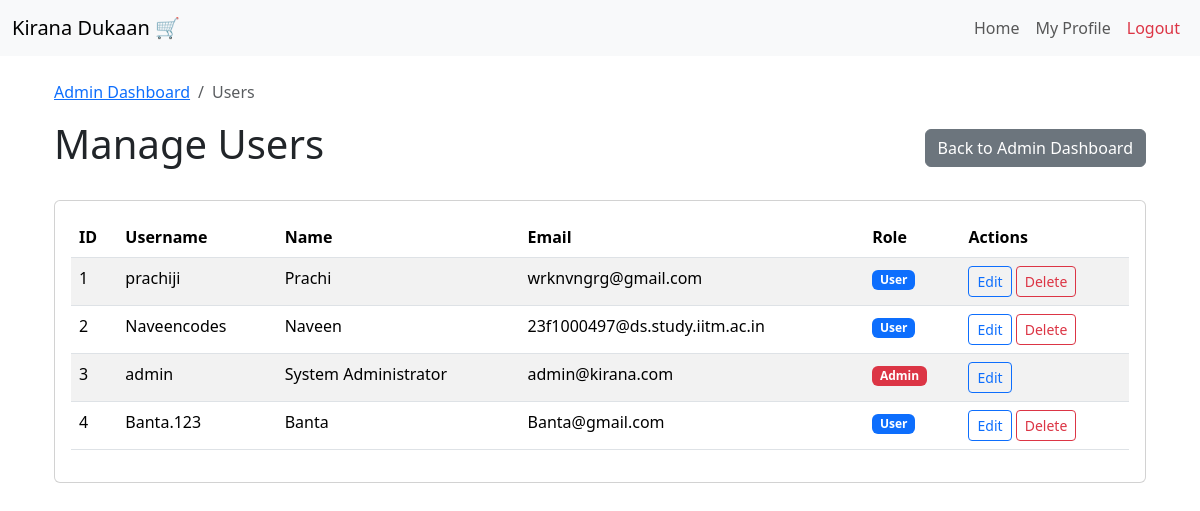
Before: /admin/users (signed in) with the older database file.
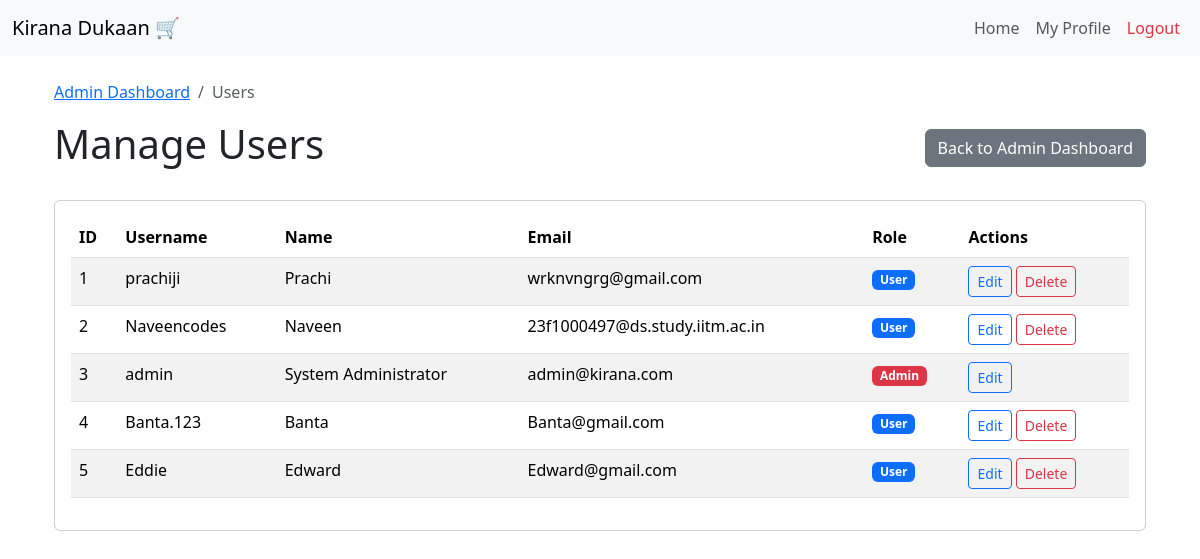
After: the same page with the newer database file.
### models.py (models this page shows, shortened)
class User(db.Model):
    id = db.Column(db.Integer, primary_key=True)
    username = db.Column(db.String(32), unique=True)
    passhash = db.Column(db.String(256), nullable=False)
    name = db.Column(db.String(64), nullable=True)
    email = db.Column(db.String(120), unique=True, nullable=True)
    is_admin = db.Column(db.Boolean, nullable=False, default=False)
    transactions = db.relationship('Transaction', backref='user', lazy=True)

### routes.py (the view)
@main.route('/admin/users')
@admin_required
def admin_users():
    users = User.query.all()
    return render_template('user/admin_users.html', users=users)

### routes.py (called while the page is built)
def admin_required(f):
    @wraps(f)
    def decorated_function(*args, **kwargs):
        if 'user_id' not in session:
            flash('Please log in to access this page.', 'warning')
            return redirect(url_for('main.login'))
        user = User.query.get(session['user_id'])
        if not user.is_admin:
            flash('Access denied. Admin privileges required.', 'danger')
            return redirect(url_for('main.index'))
        return f(*args, **kwargs)
    return decorated_function

### templates/user/admin_users.html (shortened to what this page needs)
{% extends 'layout.html' %}
{% block content %}
<div class="container mt-4">
    <nav aria-label="breadcrumb">
        <ol class="breadcrumb">
            <li class="breadcrumb-item"><a href="{{ url_for('main.admin') }}">Admin Dashboard</a></li>
            <li class="breadcrumb-item active" aria-current="page">Users</li>
        </ol>
    </nav>
    <div class="d-flex justify-content-between align-items-center mb-4">
        <h1>Manage Users</h1>
        <a href="{{ url_for('main.admin') }}" class="btn btn-secondary">Back to Admin Dashboard</a>
    </div>
    <div class="card">
        <div class="card-body">
            <div class="table-responsive">
                <table class="table table-striped">
                    <thead>
                        <tr>
                            <th>ID</th>
                            <th>Username</th>
                            <th>Name</th>
                            <th>Email</th>
                            <th>Role</th>
                            <th>Actions</th>
                        </tr>
                    </thead>
                    <tbody>
                        {% if users %}
                            {% for user in users %}
                            <tr>
                                <td>{{ user.id }}</td>
                                <td>{{ user.username }}</td>
                                <td>{{ user.name or 'N/A' }}</td>
                                <td>{{ user.email or 'N/A' }}</td>
                                <td>
                                    {% if user.is_admin %}
                                        <span class="badge bg-danger">Admin</span>
                                    {% else %}
                                        <span class="badge bg-primary">User</span>
                                    {% endif %}
                                </td>
                                <td>
                                    <button class="btn btn-sm btn-outline-primary">Edit</button>
                                    {% if not user.is_admin %}
                                        <form method="post" action="{{ url_for('main.admin_delete_user', user_id=user.id) }}" class="d-inline" onsubmit="return confirm('Are you sure you want to delete this user?')">
                                            <button type="submit" class="btn btn-sm btn-outline-danger">Delete</button>
                                        </form>
                                    {% endif %}
                                </td>
                            </tr>
                            {% endfor %}
                        {% else %}
                            <tr>
                                <td colspan="6" class="text-center">No users found</td>
                            </tr>
                        {% endif %}
                    </tbody>
                </table>
            </div>
        </div>
    </div>
</div>
{% endblock %}

Changed rows visible on the page:
added User: id "5", username "Eddie", name "Edward", email "Edward@gmail.com", is_admin "User"
